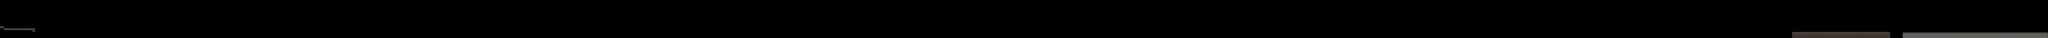

Below is a game level as drawn by its tile map, then a one-line description and the .tmx that defines it (tile-layer data replaced by summaries):
An orthogonal 1000x19 tile map with 32x32 px tiles, 2 tile layers (bodenLevel3, bodenLevel4), 2 tilesets.

<map version="1.2" tiledversion="1.2.3" orientation="orthogonal" renderorder="right-down" width="1000" height="19" tilewidth="32" tileheight="32" infinite="0" nextlayerid="3" nextobjectid="1">
 <tileset firstgid="1" name="Level3Boden" tilewidth="32" tileheight="32" tilecount="16" columns="4">
  <image source="BodenLevel3.png" width="128" height="128" />
 </tileset>
 <tileset firstgid="17" name="Level4Boden" tilewidth="32" tileheight="32" tilecount="16" columns="4">
  <image source="20sfloor2.png" width="128" height="128" />
 </tileset>
 <layer id="1" name="bodenLevel3" width="1000" height="19">
  <data>[19000 cells, 231 non-empty, 9 distinct tile ids]</data>
 </layer>
 <layer id="2" name="bodenLevel4" width="1000" height="19">
  <data>[19000 cells, 144 non-empty, 6 distinct tile ids]</data>
 </layer>
</map>
